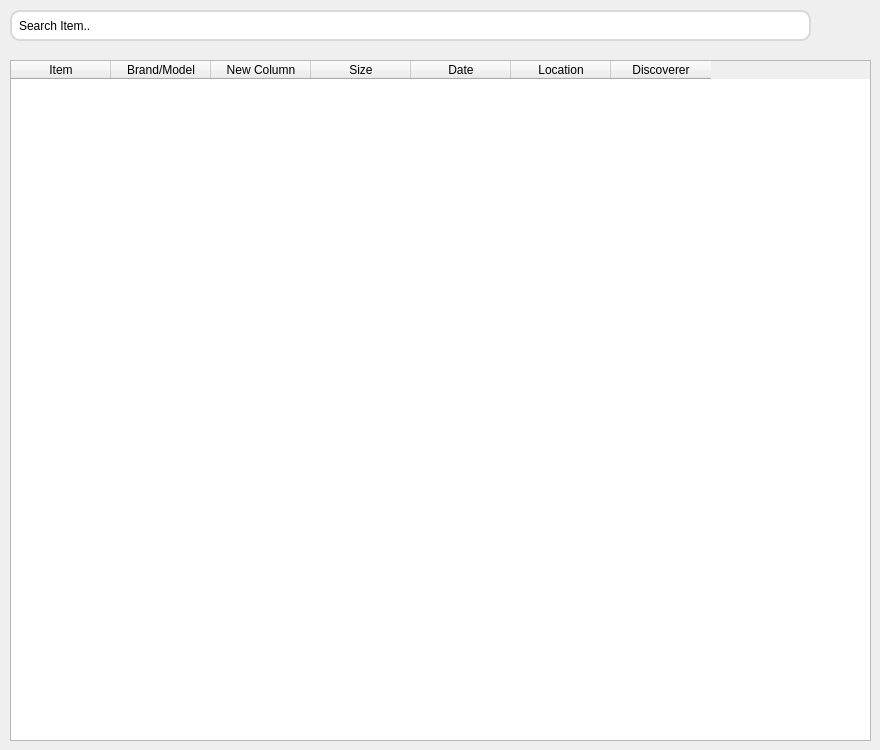
           <widget class="QWidget" name="tab_2">
            <attribute name="title">
             <string>Found Items</string>
            </attribute>
            <widget class="QTableWidget" name="lostItems_2">
             <property name="geometry">
              <rect>
               <x>10</x>
               <y>60</y>
               <width>861</width>
               <height>681</height>
              </rect>
             </property>
             <column>
              <property name="text">
               <string>Item</string>
              </property>
             </column>
             <column>
              <property name="text">
               <string>Brand/Model</string>
              </property>
             </column>
             <column>
              <property name="text">
               <string>New Column</string>
              </property>
             </column>
             <column>
              <property name="text">
               <string>Size</string>
              </property>
             </column>
             <column>
              <property name="text">
               <string>Date</string>
              </property>
             </column>
             <column>
              <property name="text">
               <string>Location</string>
              </property>
             </column>
             <column>
              <property name="text">
               <string>Discoverer</string>
              </property>
             </column>
            </widget>
            <widget class="QLineEdit" name="lineEdit_13">
             <property name="geometry">
              <rect>
               <x>10</x>
               <y>10</y>
               <width>801</width>
               <height>31</height>
              </rect>
             </property>
             <property name="styleSheet">
              <string notr="true">QLineEdit {
    border: 2px solid #D9D9D9;
    border-radius: 10px;
    padding: 5px;
    background-color: white;
}</string>
             </property>
             <property name="text">
              <string>Search Item..</string>
             </property>
            </widget>
            <widget class="QLabel" name="label_24">
             <property name="geometry">
              <rect>
               <x>780</x>
               <y>20</y>
               <width>16</width>
               <height>16</height>
              </rect>
             </property>
             <property name="text">
              <string/>
             </property>
             <property name="pixmap">
              <pixmap resource="resources.qrc">:/icons/icons/search.svg</pixmap>
             </property>
             <property name="scaledContents">
              <bool>true</bool>
             </property>
            </widget>
           </widget>
